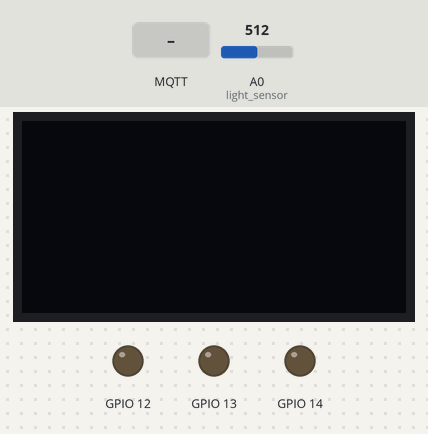
The program below on a simulated ESP8266 board running MicroPython. Shown: 128×64 one-colour display, output pins drawn as LEDs (lit = HIGH). Inputs (shaded band) come from the test bench; at power-on: A0 (light_sensor) = 512 (analog values on the 0–1023 scale). The OLED is the two-colour kind (top 16 rows yellow); WiFi joins after 1.5 s; no MQTT or app messages arrive unless stated; library files of the repository ran but are not shown: ssd1306.py; what the program prints to the serial console is not drawn.

Above: at 2.8 s.
2.9 s: MQTT message "on" arrives on the first subscribed topic
At 3.6 s:
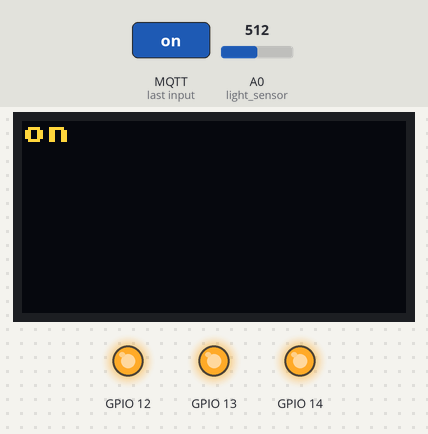
4.4 s: MQTT message "off" arrives on the first subscribed topic
At 5.6 s:
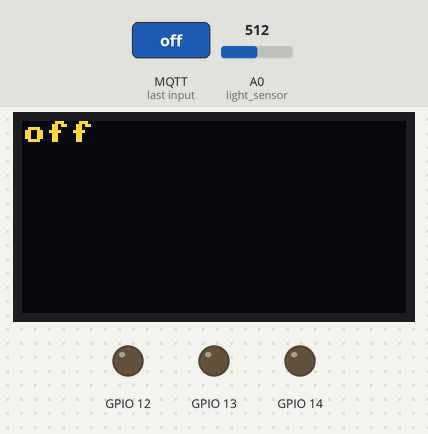
5.9 s: MQTT message "auto" arrives on the first subscribed topic
At 6.9 s:
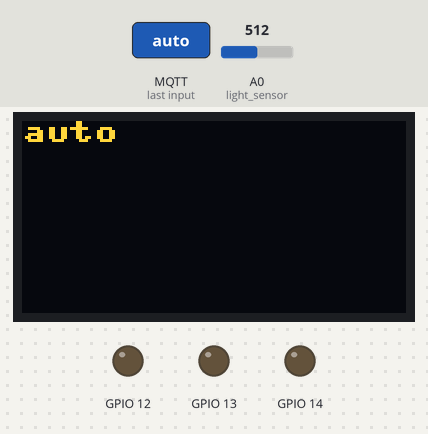
7.4 s: MQTT message "1" arrives on the first subscribed topic
At 8.1 s:
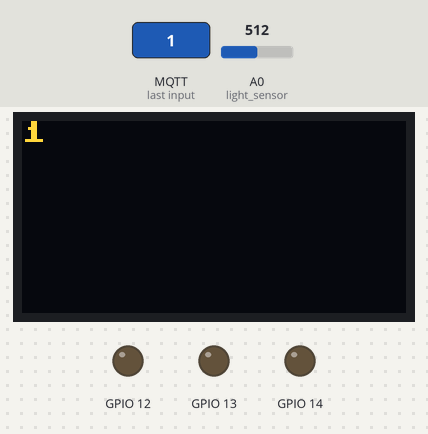
Timing chart, 0 to 9.9 s (numbered marks = the images above; inputs shaded):
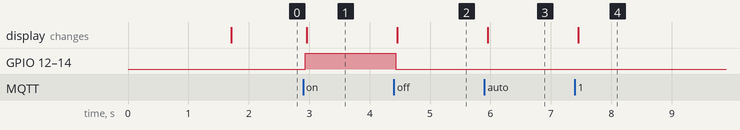

Measured:
- after the input at 2.9 s, GPIO 12–14: LOW → HIGH at once; the display: changes after 0.06 s (image 1)
- after the input at 4.4 s, GPIO 12–14: HIGH → LOW at once; the display: changes after 0.06 s (image 2)
- after the input at 5.9 s, the display: changes after 0.05 s (image 3)
- after the input at 7.4 s, the display: changes after 0.05 s (image 4)

The program:

main.py
```python
#########################匯入模組#########################
import time
import mcu
from machine import ADC, Pin, I2C
import ssd1306


#########################函式與類別定義#########################
def on_message(topic, msg):
    global m
    msg = msg.decode("utf-8")  # Byte to str
    topic = topic.decode("utf-8")
    print(f"my subscribe topic:{topic}, msg:{msg}")
    m = msg


#########################宣告與設定#########################
wi = mcu.wifi("SingularClass", "Singular#1234")
wi.setup(ap_active=False, sta_active=True)
if wi.connect():
    print(f"IP={wi.ip}")

mq_server = "mqtt.singularinnovation-ai.com"
# mq_server = "192.168.68.114"
mqttClientId = "Ray"
mqtt_username = "singular"
mqtt_password = "Singular#1234"
mqtt = mcu.MQTT(mqttClientId, mq_server, mqtt_username, mqtt_password, keepalive=30)

mqtt.connect()

mqtt.subscribe("System", on_message)

gpio = mcu.gpio()
LED = mcu.LED(gpio.D5, gpio.D6, gpio.D7, pwm=False)
LED.LED_open(0, 0, 0)
light_sensor = ADC(0)  # 建立 ADC 物件
m = ""
i2c = I2C(scl=Pin(gpio.D1), sda=Pin(gpio.D2))
oled = ssd1306.SSD1306_I2C(128, 64, i2c)
#########################主程式#########################
while True:
    # 查看是否有訂閱主題發布的資料
    mqtt.check_msg()  # 等待已訂閱的主題發送資料

    light_sensor_reading = light_sensor.read()  # 讀取類比數位轉換器輸出
    長度 = len(m)
    oled.fill(0)  # 清除螢幕
    if m == "on":
        LED.LED_open(1, 1, 1)
        oled.text(m, 0, 0)  # 顯示文字,X座標, Y座標
    elif m == "off":
        LED.LED_open(0, 0, 0)
        oled.text(m, 0, 0)  # 顯示文字,X座標, Y座標
    elif m == "auto":
        oled.text(m, 0, 0)  # 顯示文字,X座標, Y座標
        if light_sensor_reading > 700:
            LED.LED_open(1, 1, 1)
        else:
            LED.LED_open(0, 0, 0)
    else:
        for i in range(0, 長度, 12):
            oled.text(m[i : i + 12], 0, (i // 12) * 10)  # 顯示文字,X座標, Y座標
    oled.show()
    time.sleep(0.1)
```

mcu.py
```python
# mcu.py
import sys
import network
from machine import PWM, Pin
from umqtt.simple import MQTTClient


class gpio:
    def __init__(self):
        self._D0 = 16
        self._D1 = 5
        self._D2 = 4
        self._D3 = 0
        self._D4 = 2
        self._D5 = 14
        self._D6 = 12
        self._D7 = 13
        self._D8 = 15
        self._SDD3 = 10
        self._SDD2 = 9

    @property
    def D0(self):
        return self._D0

    @property
    def D1(self):
        return self._D1

    @property
    def D2(self):
        return self._D2

    @property
    def D3(self):
        return self._D3

    @property
    def D4(self):
        return self._D4

    @property
    def D5(self):
        return self._D5

    @property
    def D6(self):
        return self._D6

    @property
    def D7(self):
        return self._D7

    @property
    def D8(self):
        return self._D8

    @property
    def SDD3(self):
        return self._SDD3

    @property
    def SDD2(self):
        return self._SDD2


class wifi:
    """
    WIFI 類別用於管理 WIFI 連線。

    屬性:
        sta (WLAN): WIFI 模組。
        ap (WLAN): WIFI 模組。
        ssid (str): WIFI 名稱。
        password (str): WIFI 密碼。
        ap_active (bool): 是否開啟 AP 模式。
        sta_active (bool): 是否開啟 STA 模式。
        ip (str): WIFI 的 IP 位址。

    方法:
        setup(ap_active, sta_active): 設定 WIFI 模組。
        scan(): 搜尋 WIFI。
        connect(ssid, password): 連接 WIFI。
    """

    def __init__(self, ssid=None, password=None):
        """
        初始化 WIFI 模組
        ssid: WIFI 名稱
        password: WIFI 密碼

        使用方法：
        wi = wifi("WIFI_NAME", "WIFI_PASSWORD")
        """
        self.sta = network.WLAN(network.STA_IF)
        self.ap = network.WLAN(network.AP_IF)
        self.ssid = ssid
        self.password = password
        self.ap_active = False
        self.sta_active = False
        self.ip = None

    def setup(self, ap_active=False, sta_active=False):
        """
        設定 WIFI 模組
        ap_active: 是否開啟 AP 模式
        sta_active: 是否開啟 STA 模式

        使用方法：
        wi.setup(ap_active=True|False, sta_active=True|False)
        """
        self.ap_active = ap_active
        self.sta_active = sta_active
        self.ap.active(ap_active)
        self.sta.active(sta_active)

    def scan(self):
        """
        搜尋 WIFI
        返回: WIFI 列表

        使用方法：
        wi.scan()
        """
        if self.sta_active:
            wifi_list = self.sta.scan()
            print("Scan result:")
            for i in range(len(wifi_list)):
                print(wifi_list[i][0])
        else:
            print("STA 模式未啟用")

    def connect(self, ssid=None, password=None) -> bool:
        """
        連接 WIFI
        ssid: WIFI 名稱
        password: WIFI 密碼

        使用方法：
        wi.connect("WIFI_NAME", "WIFI_PASSWORD")
        或在初始化時有設定過就可以不用再設定
        wi.connect()
        """
        ssid = ssid if ssid is not None else self.ssid
        password = password if password is not None else self.password

        if not self.sta_active:
            print("STA 模式未啟用")
            return False

        if ssid is None or password is None:
            print("WIFI 名稱或密碼未設定")
            return False

        if self.sta_active:
            self.sta.connect(ssid, password)
            while not (self.sta.isconnected()):
                pass
            self.ip = self.sta.ifconfig()[0]  # 取得 IP
            print("connet successfully", self.sta.ifconfig())
            return True


class LED:
    def __init__(self, r_pin, g_pin, b_pin, pwm: bool = False):
        """
        LED 類別用於管理 RGB LED。

        屬性:
            RED (Pin): 紅色 LED。
            GREEN (Pin): 綠色 LED。
            BLUE (Pin): 藍色 LED。

        方法:
            __init__(r_pin, g_pin, b_pin, pwm=False): 初始化 LED。
                當 pwm=False 時，使用 Pin 控制 LED。
                當 pwm=True 時，使用 PWM 控制 LED。
        """
        self.pwm = pwm
        if pwm == False:
            self.RED = Pin(r_pin, Pin.OUT)
            self.GREEN = Pin(g_pin, Pin.OUT)
            self.BLUE = Pin(b_pin, Pin.OUT)
        else:
            frequency = 1000
            duty_cycle = 0
            self.RED = PWM(Pin(r_pin), freq=frequency, duty=duty_cycle)
            self.GREEN = PWM(Pin(g_pin), freq=frequency, duty=duty_cycle)
            self.BLUE = PWM(Pin(b_pin), freq=frequency, duty=duty_cycle)

    def LED_open(self, RED_value, GREEN_value, BLUE_value):
        """
        設定 LED 顏色亮度
            RED_value: 紅色亮度 (0-1023)
            GREEN_value: 綠色亮度 (0-1023)
            BLUE_value: 藍色亮度 (0-1023)

        使用方法：
            LED.LED_open(RED_value, GREEN_value, BLUE_value)

        例如：
            當 pwm=True 時，LED.LED_open(512, 0, 0) 代表紅色 LED 亮度為一半，綠色和藍色 LED 關閉
            當 pwm=False 時，LED.LED_open(1, 0, 0) 代表紅色 LED 開啟，綠色和藍色 LED 關閉
        """
        if self.pwm:
            self.RED.duty(RED_value)
            self.GREEN.duty(GREEN_value)
            self.BLUE.duty(BLUE_value)
        else:
            self.RED.value(RED_value)
            self.GREEN.value(GREEN_value)
            self.BLUE.value(BLUE_value)


class MQTT:
    def __init__(self, client_id, server, user, password, keepalive):
        self.client = MQTTClient(
            client_id, server, user=user, password=password, keepalive=keepalive
        )

    def connect(self):
        try:
            self.client.connect()
            print("Connected to MQTT server")
        except Exception as e:
            print(f"Failed to connect to MQTT server: {e}")
            sys.exit()

    def subscribe(self, topic: str, callback: function):
        self.client.set_callback(callback)
        self.client.subscribe(topic)

    def check_msg(self):
        self.client.check_msg()
        self.client.ping()
```
